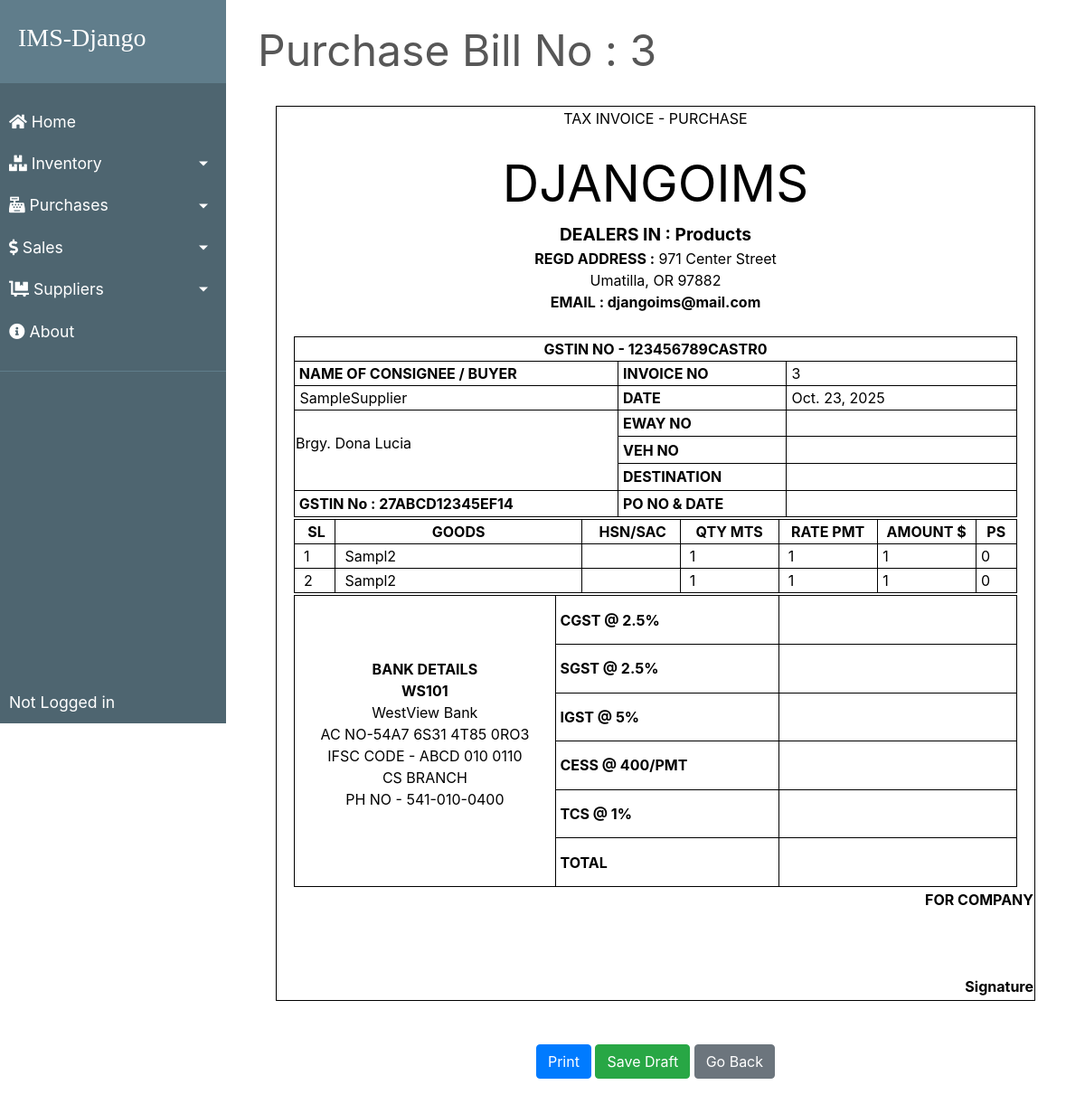
Page /transactions/purchases/3 on the committed database.
### transactions/models.py (models this page shows, shortened)
class PurchaseBill(models.Model):
    billno = models.AutoField(primary_key=True)
    time = models.DateTimeField(auto_now=True)
    supplier = models.ForeignKey(Supplier, on_delete = models.CASCADE, related_name='purchasesupplier')

class Supplier(models.Model):
    id = models.AutoField(primary_key=True)
    name = models.CharField(max_length=150)
    phone = models.CharField(max_length=12, unique=True)
    address = models.CharField(max_length=200)
    email = models.EmailField(max_length=254, unique=True)
    gstin = models.CharField(max_length=15, unique=True)
    is_deleted = models.BooleanField(default=False)

class PurchaseBillDetails(models.Model):
    billno = models.ForeignKey(PurchaseBill, on_delete = models.CASCADE, related_name='purchasedetailsbillno')
    eway = models.CharField(max_length=50, blank=True, null=True)
    veh = models.CharField(max_length=50, blank=True, null=True)
    destination = models.CharField(max_length=50, blank=True, null=True)
    po = models.CharField(max_length=50, blank=True, null=True)
    cgst = models.CharField(max_length=50, blank=True, null=True)
    sgst = models.CharField(max_length=50, blank=True, null=True)
    igst = models.CharField(max_length=50, blank=True, null=True)
    cess = models.CharField(max_length=50, blank=True, null=True)
    tcs = models.CharField(max_length=50, blank=True, null=True)
    total = models.CharField(max_length=50, blank=True, null=True)

class PurchaseItem(models.Model):
    billno = models.ForeignKey(PurchaseBill, on_delete = models.CASCADE, related_name='purchasebillno')
    stock = models.ForeignKey(Stock, on_delete = models.CASCADE, related_name='purchaseitem')
    quantity = models.IntegerField(default=1)
    perprice = models.IntegerField(default=1)
    totalprice = models.IntegerField(default=1)

### inventory/models.py (models this page shows, shortened)
class Stock(models.Model):
    id = models.AutoField(primary_key=True)
    name = models.CharField(max_length=30, unique=True)
    quantity = models.IntegerField(default=1)
    is_deleted = models.BooleanField(default=False)

### transactions/views.py (the view, shortened to what this page needs)
# urls.py: path("purchases/<billno>", views.PurchaseBillView.as_view(), name="purchase-bill"),
class PurchaseBillView(View):
    model = PurchaseBill
    template_name = "bill/purchase_bill.html"
    bill_base = "bill/bill_base.html"
    def get(self, request, billno):
        context = {
            'bill'          : PurchaseBill.objects.get(billno=billno),
            'items'         : PurchaseItem.objects.filter(billno=billno),
            'billdetails'   : PurchaseBillDetails.objects.get(billno=billno),
            'bill_base'     : self.bill_base,
        }
        return render(request, self.template_name, context)

### transactions/templates/bill/purchase_bill.html (shortened to what this page needs)
{% extends bill_base %}
{% load static %}
{% block content %}
    <div style="color:#575757; font-style: bold; font-size: 3rem;  border-bottom: 1px solid white;">Purchase Bill No : {{ bill.billno }}</div>
    <form method="post">
        <div class="bg">
            <br>
            <div id="printArea" class="bg">
                <table class="outer-box inner-box" style="width: 840px; margin-left: auto; margin-right: auto;">
                    <tbody>
                        <tr style="height: 1px;">
                            <td> <p style="text-align: center;">TAX INVOICE - PURCHASE</p> </td>
                        </tr>
                        <tr style="text-align: center;">
                            <td >
                                <span style="font-size: 350%;">DJANGOIMS</span> <br>
                                <span style="font-size: 120%; font-weight: bold;">DEALERS IN : Products</span> <br>
                                <span style="font-weight: bold;">REGD ADDRESS :</span> 971 Center Street<br>Umatilla, OR 97882<br>
                                <span style="font-weight: bold;">EMAIL : djangoims@mail.com</span> <br><br>
                            </td>
                        </tr>
                        <tr>
                            <td>
                            <table class="outer-box" style="width: 800px; margin-left: auto; margin-right: auto;">
                                <tbody>
                                    <tr>
                                        <td class="inner-box" style="text-align: center; font-weight: bold;" colspan="3">GSTIN NO - 123456789CASTR0</td>
                                    </tr>
                                    <tr>
                                        <td class="inner-box" style="width: 50%; font-weight: bold;">&nbsp;NAME OF CONSIGNEE / BUYER</td>
                                        <td class="inner-box" style="width: 25%; font-weight: bold;">&nbsp;INVOICE NO</td>
                                        <td class="inner-box" style="width: 25%;">&nbsp;{{ bill.billno }}</td>
                                    </tr>
                                    <tr>
                                        <td class="inner-box" style="width: 50%;">&nbsp;{{ bill.supplier.name }}</td>
                                        <td class="inner-box" style="width: 25%; font-weight: bold;">&nbsp;DATE</td>
                                        <td class="inner-box" style="width: 25%;">&nbsp;{{ bill.time.date }}</td>
                                    </tr>
                                    <tr>
                                        <td class="inner-box" style="width: 50%;" rowspan="3">{{ bill.supplier.address|linebreaks }}</td>
                                        <td class="inner-box" style="width: 25%; font-weight: bold;">&nbsp;EWAY NO</td>
                                        <td class="inner-box align-middle" style="width: 25%;"> <input type="text" name="eway" class="align-middle" style="border: 0; overflow: hidden;" value="{% if billdetails.eway %}{{ billdetails.eway }}{% endif %}"> </td>
                                    </tr>
                                    <tr>
                                        <td class="inner-box" style="width: 25%; font-weight: bold;">&nbsp;VEH NO</td>
                                        <td class="inner-box align-middle" style="width: 25%;"> <input type="text" name="veh" class="align-middle" style="border: 0; overflow: hidden;" value="{% if billdetails.veh %}{{ billdetails.veh }}{% endif %}"> </td>
                                    </tr>
                                    <tr>
                                        <td class="inner-box" style="width: 25%; font-weight: bold;">&nbsp;DESTINATION</td>
                                        <td class="inner-box align-middle" style="width: 25%;"> <input type="text" name="destination" class="align-middle" style="border: 0; overflow: hidden;" value=""> </td>
                                    </tr>
                                    <tr>
                                        <td class="inner-box" style="font-weight: bold;">&nbsp;GSTIN No : {{ bill.supplier.gstin }}</td>
                                        <td class="inner-box" style="width: 25%; font-weight: bold;">&nbsp;PO NO &amp; DATE</td>
                                        <td class="inner-box align-middle" style="width: 25%;"> <input type="text" name="po" class="align-middle" style="border: 0; overflow: hidden;" value="{% if billdetails.po %}{{ billdetails.po }}{% endif %}"> </td>
                                    </tr>
                                </tbody>
                            </table>
                            </td>
                        </tr>
                        <tr>
                            <td>
                            <table class="outer-box" style="width: 800px; margin-left: auto; margin-right: auto;">
                                <tbody>
                                    <tr>
                                        <td class="inner-box" style="width: 05%; font-weight: bold; text-align: center;">&nbsp;SL</td>
                                        <td class="inner-box" style="width: 30%; font-weight: bold; text-align: center;">GOODS</td>
                                        <td class="inner-box" style="width: 12%; font-weight: bold; text-align: center;">&nbsp;HSN/SAC</td>
                                        <td class="inner-box" style="width: 12%; font-weight: bold; text-align: center;">QTY MTS</td>
                                        <td class="inner-box" style="width: 12%; font-weight: bold; text-align: center;">RATE PMT</td>
                                        <td class="inner-box" style="width: 12%; font-weight: bold; text-align: center;">AMOUNT $</td>
                                        <td class="inner-box" style="width: 05%; font-weight: bold; text-align: center;">PS</td>
                                    </tr>
                                    {% for item in items %}
                                        <tr style="height: auto;">
                                            <td class="inner-box" style="width: 5%;">&nbsp; {{ forloop.counter }}</td>
                                            <td class="inner-box" style="width: 30%;">&nbsp; {{ item.stock.name }}</td>
                                            <td class="inner-box" style="width: 12%;">&nbsp;</td>
                                            <td class="inner-box" style="width: 12%;">&nbsp; {{ item.quantity }}</td>
                                            <td class="inner-box" style="width: 12%;">&nbsp; {{ item.perprice }}</td>
                                            <td class="inner-box" style="width: 12%;">&nbsp;{{ item.totalprice }}</td>
                                            <td class="inner-box" style="width: 5%;">&nbsp;0</td>
                                        </tr>
                                    {% endfor %}
                                </tbody>
                            </table>
                            </td>
                        </tr>
                        <tr>
                            <td>
                            <table class="outer-box inner-box" style="width: 800px; margin-left: auto; margin-right: auto;">
                                <tbody>
                                    <tr>
                                        <td class="inner-box" style="width: 35%; text-align: center;" rowspan="6">
                                            <p> <span style="font-weight: bold;">BANK DETAILS <br> WS101</span> <br>
                                                WestView Bank <br> AC NO-54A7 6S31 4T85 0RO3 <br> IFSC CODE - ABCD 010 0110 <br> CS BRANCH <br> PH NO - 541-010-0400</p>
                                        </td>
                                        <td class="inner-box" style="width: 30%; font-weight: bold;">&nbsp;CGST @ 2.5%</td>
                                        <td class="inner-box align-middle" style="width: 30%;">&nbsp; <input type="text" name="cgst" class="align-middle" pattern="[0-9]+\.[0-9]+" style="border: 0; overflow: hidden;" value="{% if billdetails.cgst %}{{ billdetails.cgst }}{% endif %}"></td>
                                    </tr>
                                    <tr>
                                        <td class="inner-box" style="font-weight: bold;">&nbsp;SGST @ 2.5%</td>
                                        <td class="inner-box align-middle">&nbsp; <input type="text" name="sgst" class="align-middle" pattern="[0-9]+\.[0-9]+" style="border: 0; overflow: hidden;" value="{% if billdetails.sgst %}{{ billdetails.sgst }}{% endif %}"></td>
                                    </tr>
                                    <tr>
                                        <td class="inner-box" style="font-weight: bold;">&nbsp;IGST @ 5% </td>
                                        <td class="inner-box align-middle">&nbsp; <input type="text" name="igst" class="align-middle" pattern="[0-9]+\.[0-9]+" style="border: 0; overflow: hidden;" value="{% if billdetails.igst %}{{ billdetails.igst }}{% endif %}"></td>
                                    </tr>
                                    <tr>
                                        <td class="inner-box" style="font-weight: bold;">&nbsp;CESS @ 400/PMT </td>
                                        <td class="inner-box align-middle">&nbsp; <input type="text" name="cess" class="align-middle" pattern="[0-9]+\.[0-9]+" style="border: 0; overflow: hidden;" value="{% if billdetails.cess %}{{ billdetails.cess }}{% endif %}"></td>
                                    </tr>
                                    <tr>
                                        <td class="inner-box" style="font-weight: bold;">&nbsp;TCS @ 1%</td>
                                        <td class="inner-box align-middle">&nbsp; <input type="text" name="tcs" class="align-middle" pattern="[0-9]+\.[0-9]+" style="border: 0; overflow: hidden;" value="{% if billdetails.tcs %}{{ billdetails.tcs }}{% endif %}"></td>
                                    </tr>
                                    <tr>
                                        <td class="inner-box" style="font-weight: bold;">&nbsp;TOTAL</td>
                                        <td class="inner-box align-middle">&nbsp; <input type="text" name="total" class="align-middle" pattern="[0-9]+\.[0-9]+" style="border: 0; overflow: hidden;" value="{% if billdetails.total %}{{ billdetails.total }}{% endif %}"> </td>
                                    </tr>
                                </tbody>
                            </table>
                            </td>
                        </tr>
                        <tr>
                            <td style="text-align: right;">
                                <span style="font-weight: bold;">FOR COMPANY <br><br><br><br> Signature</span>
                            </td>
                        </tr>
                        <tr>
                            <td style="text-align: center;">
                            </td>
                        </tr>
                    </tbody>
                </table>
            </div>
        </div>
        <br><br>
        <div class="wrapper">
            <button class="center btn btn-primary" onclick="printpage('printArea')">Print</button>
            <button class="center btn btn-success" type="submit">Save Draft</button>
            <a href="{% url 'purchases-list' %}" class=" btn center btn-secondary">Go Back</a>
        </div>
    </form>
{% endblock %}

### homepage/static/css/main.css (style rules this page uses)
body, html { height: 100%; }
p { color: rgb(49, 49, 49); }
a { color: #55b159; }
.align-middle { text-align: center; }

### homepage/static/css/bill.css (style rules this page uses)
.outer-box { border-collapse: collapse; }
.inner-box { border: 1px solid #000; }
.wrapper { text-align: center; }
.center { position: relative; }
.bg { background-color: #fff; color: #000; }
p { background-color: #fff; color: #000; }

### rows in the picture
PurchaseBill: billno "3", supplier.name "SampleSupplier", time "Oct. 23, 2025", supplier.address "Brgy. Dona Lucia", supplier.gstin "27ABCD12345EF14"
PurchaseItem: stock.name "Sampl2", quantity "1", perprice "1", totalprice "1"
PurchaseItem: stock.name "Sampl2", quantity "1", perprice "1", totalprice "1"
